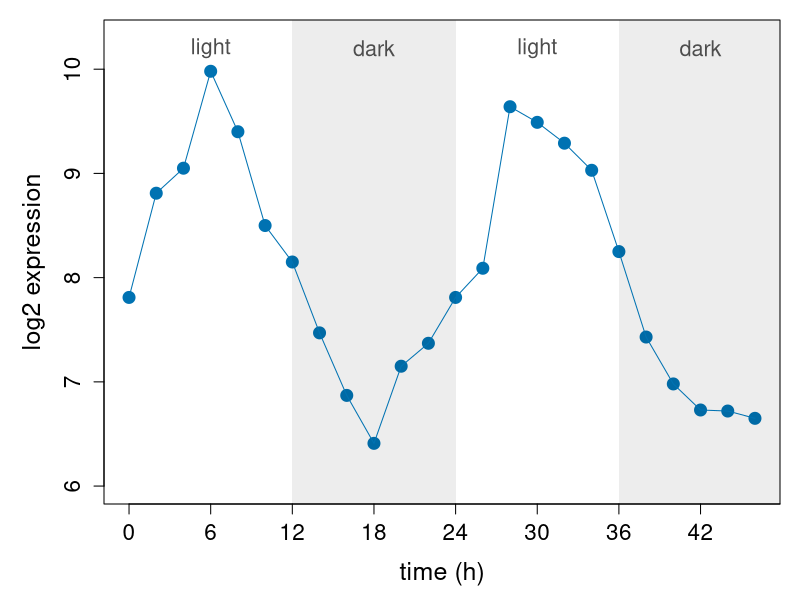
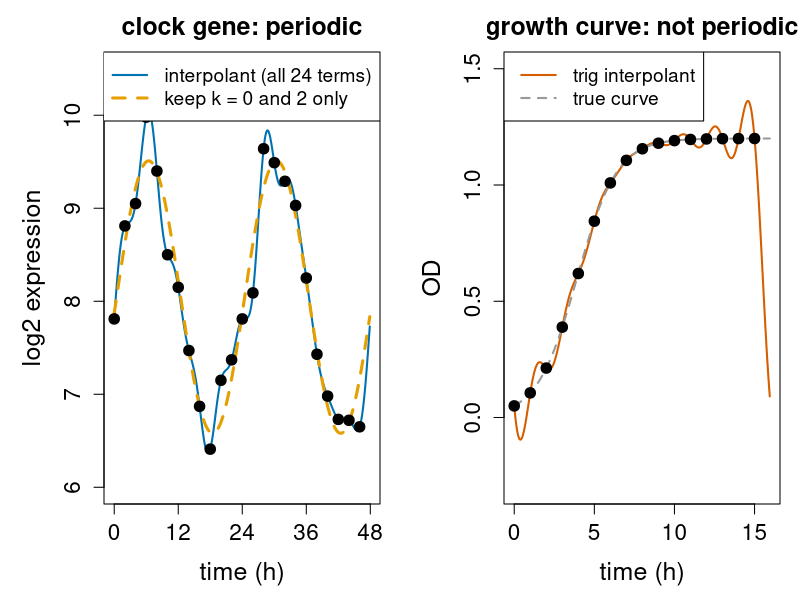
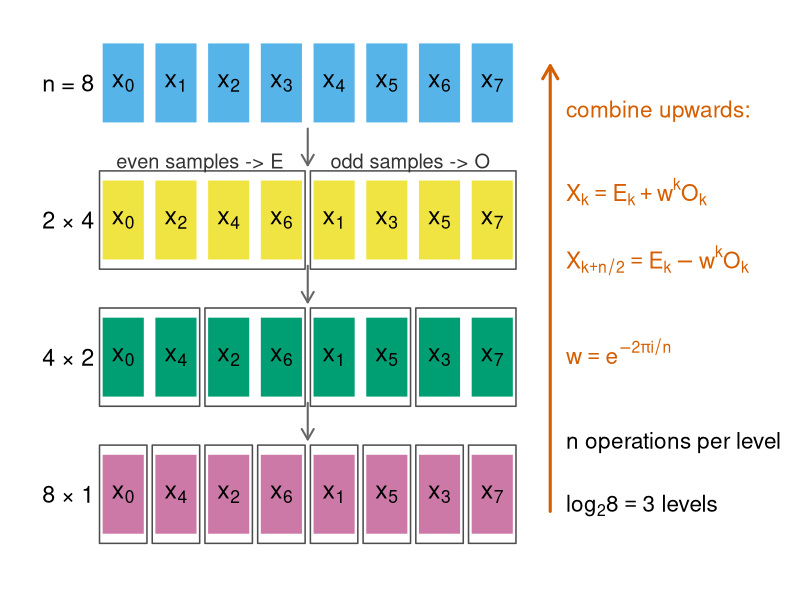
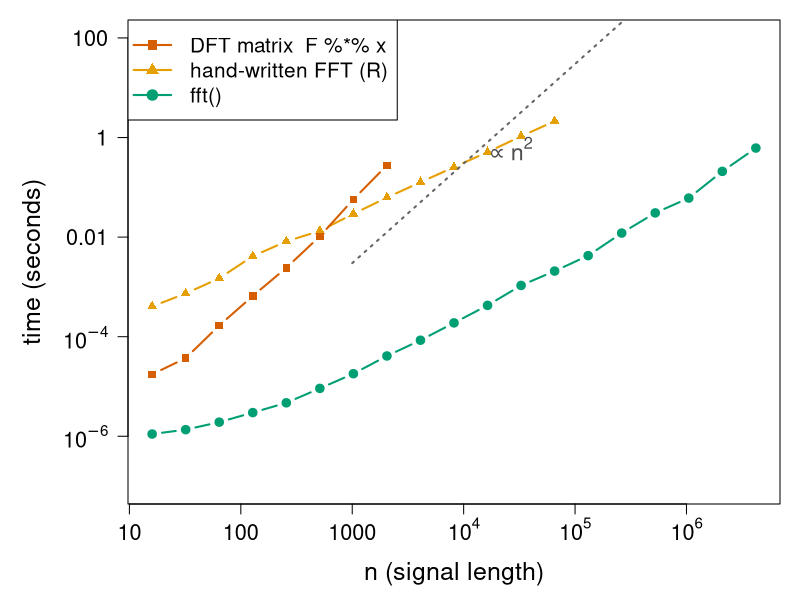
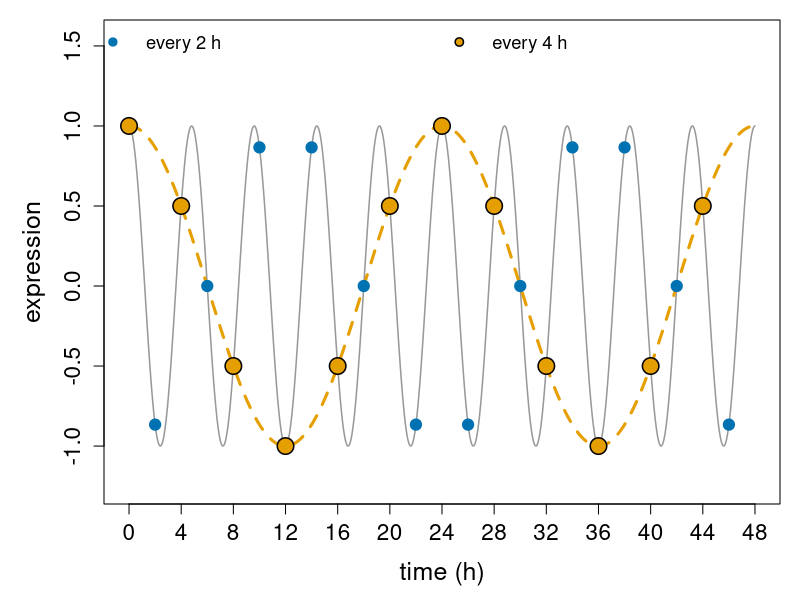
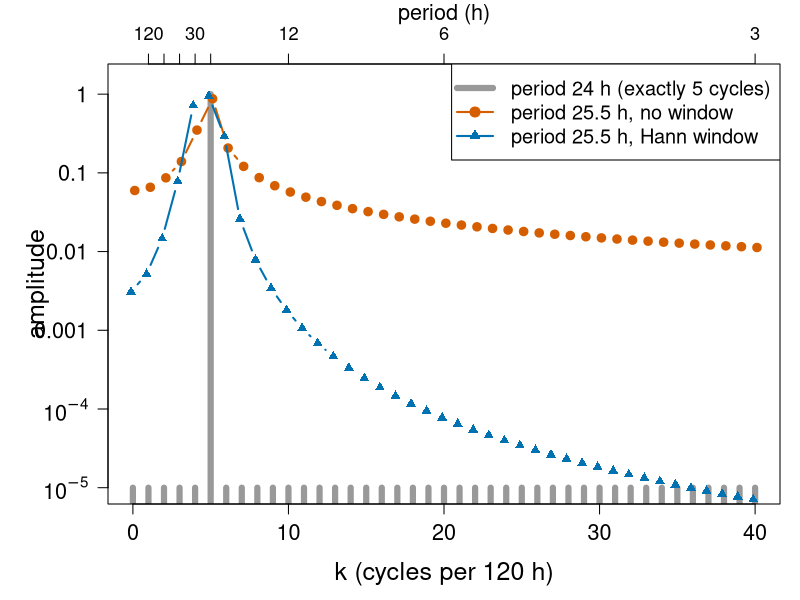
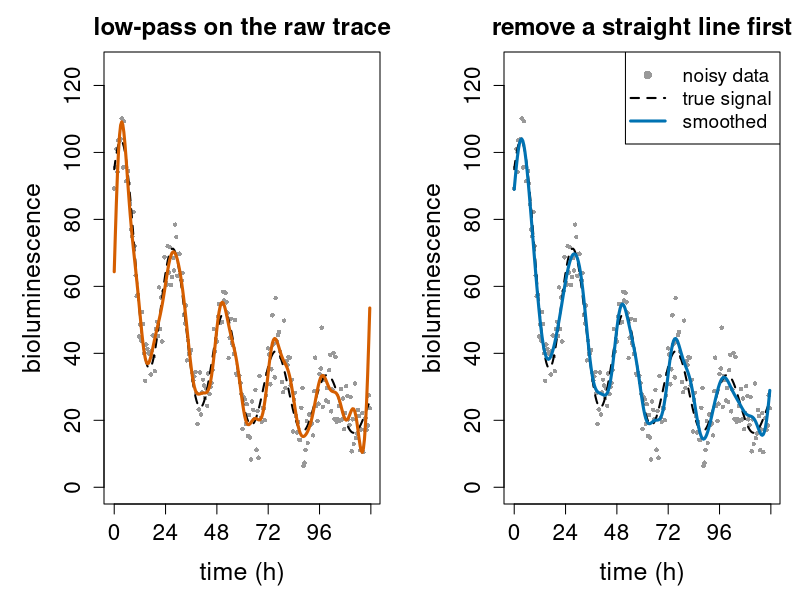
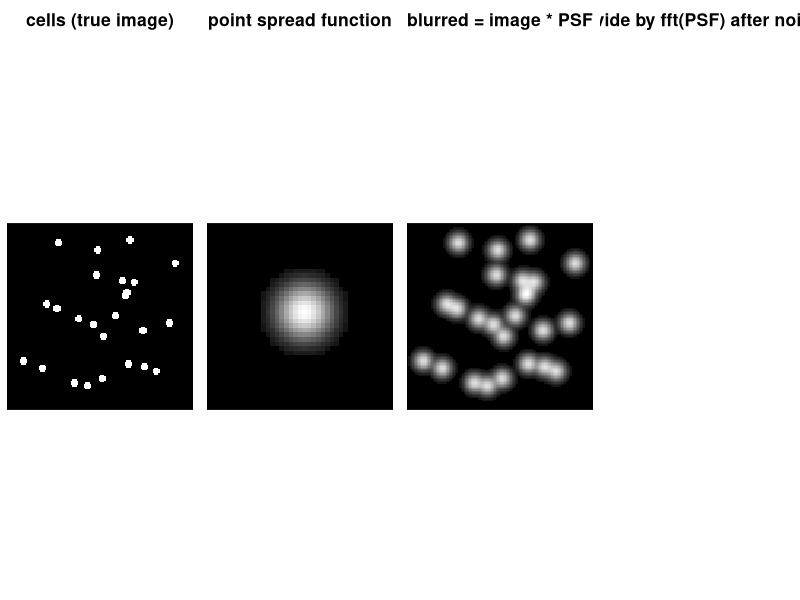

Reproduce these figures in R, in order.
# Figures for the fourier-fft/ unit ("Fourier series and the FFT").
#
# Re-run by hand from this folder (it is NOT run by `quarto render`):
#   cd fourier-fft && Rscript make-fourier-fft-figs.R
#
# Base R graphics only (grDevices::svg). Colours are Okabe-Ito
# (colour-blind safe). The timing figure (fig04) takes about a minute.
# Makes:
#   fig01-circadian-data.svg   a clock gene sampled every 2 h for 48 h
#   fig02-trig-interp.svg      trigonometric interpolant: periodic data vs a growth curve
#   fig03-fft-split.svg        the even/odd split of the FFT for n = 8
#   fig04-timing.svg           time of DFT matrix, hand-written FFT and fft() vs n
#   fig05-aliasing.svg         a 4.8-h rhythm sampled every 2 h and every 4 h
#   fig06-leakage.svg          spectrum of a 24-h and a 25.5-h rhythm, with/without Hann window
#   fig07-smoothing.svg        low-pass filtering a noisy luciferase trace, raw and detrended
#   fig08-blur.svg             image blur as convolution, and naive deconvolution

oi <- c(orange = "#E69F00", sky = "#56B4E9", green = "#009E73",
        yellow = "#F0E442", blue = "#0072B2", red = "#D55E00",
        purple = "#CC79A7", grey = "#999999")

## The running example: a clock-controlled gene, log2 expression, every 2 h for 48 h.
## Generated once with set.seed(1); 8 + 1.5 cos(2 pi (t - 6)/24) + N(0, 0.3^2), rounded.
x <- c(7.81, 8.81, 9.05, 9.98, 9.40, 8.50, 8.15, 7.47, 6.87, 6.41, 7.15, 7.37,
       7.81, 8.09, 9.64, 9.49, 9.29, 9.03, 8.25, 7.43, 6.98, 6.73, 6.72, 6.65)
t <- seq(0, 46, by = 2)

trig_interp <- function(x, T, tt) {
  n <- length(x); X <- fft(x) / n
  p <- Re(X[1]) + Re(X[n/2 + 1]) * cos(pi * n * tt / T)
  for (k in 1:(n/2 - 1))
    p <- p + 2 * Re(X[k + 1]) * cos(2 * pi * k * tt / T) -
             2 * Im(X[k + 1]) * sin(2 * pi * k * tt / T)
  p
}

## ---- fig01: the data -------------------------------------------------------
svg("fig01-circadian-data.svg", width = 11, height = 4.6)
par(mar = c(4.8, 5.2, 1, 1), cex.lab = 1.5, cex.axis = 1.35)
plot(t, x, pch = 19, col = oi["blue"], cex = 1.6, xaxt = "n",
     xlab = "time (h)", ylab = "log2 expression", ylim = c(6, 10.3))
axis(1, at = seq(0, 48, by = 6))
rect(c(12, 36), 5, c(24, 48), 11, col = "#00000012", border = NA)
lines(t, x, col = oi["blue"])
text(c(6, 18, 30, 42), 10.2, c("light", "dark", "light", "dark"), cex = 1.3,
     col = "grey30")
dev.off()

## ---- fig02: trig interpolation: periodic data vs non-periodic data ---------
tt <- seq(0, 47.9, by = 0.1)
p <- trig_interp(x, 48, tt)
X <- fft(x) / 24
fit2 <- Re(X[1]) + 2 * Re(X[3]) * cos(2 * pi * 2 * tt / 48) -
        2 * Im(X[3]) * sin(2 * pi * 2 * tt / 48)
## logistic growth curve (course running example) sampled every hour, 16 points
K <- 1.2; N0 <- 0.05; r <- 0.8
logis <- function(t) K / (1 + (K / N0 - 1) * exp(-r * t))
tg <- 0:15
og <- logis(tg)
ttg <- seq(0, 15.95, by = 0.05)
pg <- trig_interp(og, 16, ttg)

svg("fig02-trig-interp.svg", width = 13, height = 4.8)
par(mfrow = c(1, 2), mar = c(4.8, 5.2, 2.6, 1), cex.lab = 1.5, cex.axis = 1.35,
    cex.main = 1.5)
plot(tt, p, type = "l", lwd = 2, col = oi["blue"], xlab = "time (h)",
     ylab = "log2 expression", main = "clock gene: periodic", xaxt = "n",
     ylim = c(6, 10.5))
axis(1, at = seq(0, 48, by = 12))
lines(tt, fit2, lwd = 3, lty = 2, col = oi["orange"])
points(t, x, pch = 19, cex = 1.4)
legend("topright", c("interpolant (all 24 terms)", "keep k = 0 and 2 only"),
       col = oi[c("blue", "orange")], lwd = c(2, 3), lty = c(1, 2), cex = 1.15,
       bg = "white")
plot(ttg, pg, type = "l", lwd = 2, col = oi["red"], xlab = "time (h)",
     ylab = "OD", main = "growth curve: not periodic", ylim = c(-0.3, 1.5))
lines(ttg, logis(ttg), lwd = 2, lty = 2, col = oi["grey"])
points(tg, og, pch = 19, cex = 1.4)
legend("topleft", c("trig interpolant", "true curve"), col = oi[c("red", "grey")],
       lwd = 2, lty = c(1, 2), cex = 1.15, bg = "white")
dev.off()

## ---- fig03: even/odd split for n = 8 --------------------------------------
svg("fig03-fft-split.svg", width = 12, height = 5)
par(mar = c(0.5, 0.5, 0.5, 0.5))
plot(NA, xlim = c(-2.4, 25), ylim = c(-0.3, 4.4), axes = FALSE, xlab = "", ylab = "")
rows <- list(list(0:7), list(c(0, 2, 4, 6), c(1, 3, 5, 7)),
             list(c(0, 4), c(2, 6), c(1, 5), c(3, 7)),
             as.list(c(0, 4, 2, 6, 1, 5, 3, 7)))
yy <- c(3.6, 2.4, 1.2, 0)
gcol <- c(oi["sky"], oi["yellow"], oi["green"], oi["purple"])
for (lev in 1:4) {
  pos <- 0
  for (g in rows[[lev]]) {
    for (v in g) {
      rect(pos * 2, yy[lev], pos * 2 + 1.6, yy[lev] + 0.7, col = gcol[lev], border = "white")
      text(pos * 2 + 0.8, yy[lev] + 0.35, bquote(x[.(v)]), cex = 1.5)
      pos <- pos + 1
    }
  }
  if (lev > 1) {
    gs <- length(rows[[lev]][[1]])
    for (b in seq(0, 7, by = gs))
      rect(b * 2 - 0.1, yy[lev] - 0.08, b * 2 + 2 * gs - 0.3, yy[lev] + 0.78,
           border = "grey30", lwd = 1.5)
  }
}
for (lev in 1:3) arrows(7.8, yy[lev] - 0.05, 7.8, yy[lev + 1] + 0.83, length = 0.12,
                        lwd = 2, col = "grey40")
text(-0.3, yy + 0.35, c("n = 8", "2 × 4", "4 × 2", "8 × 1"), adj = 1, cex = 1.4)
text(c(3.7, 11.7), 3.25, c("even samples -> E", "odd samples -> O"), cex = 1.2,
     col = "grey20")
arrows(17, 0.2, 17, 4.1, length = 0.15, lwd = 3, col = oi["red"])
text(17.6, 3.7, "combine upwards:", adj = 0, cex = 1.35, col = oi["red"])
text(17.6, 3.0, expression(X[k] == E[k] + w^k * O[k]), adj = 0, cex = 1.35, col = oi["red"])
text(17.6, 2.4, expression(X[k + n/2] == E[k] - w^k * O[k]), adj = 0, cex = 1.35,
     col = oi["red"])
text(17.6, 1.6, expression(w == e^{-2 * pi * i / n}), adj = 0, cex = 1.35, col = oi["red"])
text(17.6, 0.8, "n operations per level", adj = 0, cex = 1.35)
text(17.6, 0.25, expression(log[2] * 8 == 3 ~ "levels"), adj = 0, cex = 1.35)
dev.off()

## ---- fig04: timing ---------------------------------------------------------
my_fft <- function(x) {
  n <- length(x)
  if (n == 1) return(x)
  E <- my_fft(x[seq(1, n, by = 2)])
  O <- my_fft(x[seq(2, n, by = 2)])
  w <- exp(-2i * pi * (0:(n/2 - 1)) / n)
  c(E + w * O, E - w * O)
}
timeit <- function(f, x, reps) {
  system.time(for (i in 1:reps) f(x))[["elapsed"]] / reps
}
set.seed(1)
nm <- 2^(4:11); nr <- 2^(4:16); nf <- 2^(4:22)
tm <- sapply(nm, function(n) {
  xx <- rnorm(n); j <- 0:(n - 1)
  reps <- max(1, round(2^14 / n))
  system.time(for (i in 1:reps) {
    F <- exp(-2i * pi * outer(j, j) / n); F %*% xx })[["elapsed"]] / reps
})
tr <- sapply(nr, function(n) timeit(my_fft, rnorm(n), max(1, round(2^15 / n))))
tf <- sapply(nf, function(n) timeit(fft, rnorm(n), max(1, round(2^22 / n))))
tm <- pmax(tm, 1e-6); tr <- pmax(tr, 1e-6); tf <- pmax(tf, 1e-7)

svg("fig04-timing.svg", width = 9.5, height = 6)
par(mar = c(4.8, 6.4, 1, 1), cex.lab = 1.5, cex.axis = 1.3, mgp = c(4.2, 1, 0))
plot(nf, tf, log = "xy", type = "b", pch = 19, col = oi["green"], lwd = 2,
     xlim = range(nf), ylim = c(1e-7, 100), xaxt = "n", yaxt = "n",
     xlab = "", ylab = "time (seconds)")
mtext("n (signal length)", 1, line = 3, cex = 1.5)
axis(1, mgp = c(3, 1, 0), at = 10^(1:6), labels = c("10", "100", "1000", expression(10^4),
                                  expression(10^5), expression(10^6)))
axis(2, at = 10^seq(-6, 2, by = 2), labels = c(expression(10^-6), expression(10^-4),
     "0.01", "1", "100"), las = 1)
lines(nr, tr, type = "b", pch = 17, col = oi["orange"], lwd = 2)
lines(nm, tm, type = "b", pch = 15, col = oi["red"], lwd = 2)
nn <- 10^seq(3, 6, length.out = 20)
lines(nn, 3e-9 * nn^2, lty = 3, col = "grey40", lwd = 2)
text(2.5e4, 3e-9 * 1e8 * 2, expression("" %prop% n^2), cex = 1.4, col = "grey30")
legend("topleft", c("DFT matrix  F %*% x", "hand-written FFT (R)", "fft()"),
       col = oi[c("red", "orange", "green")], pch = c(15, 17, 19), lwd = 2,
       cex = 1.25, bg = "white")
dev.off()

## ---- fig05: aliasing -------------------------------------------------------
tc <- seq(0, 48, by = 0.05)
f48 <- function(t) cos(2 * pi * t / 4.8)
svg("fig05-aliasing.svg", width = 12, height = 4.6)
par(mar = c(4.8, 5.2, 1, 1), cex.lab = 1.5, cex.axis = 1.35)
plot(tc, f48(tc), type = "l", col = oi["grey"], lwd = 1.5, xaxt = "n",
     xlab = "time (h)", ylab = "expression", ylim = c(-1.25, 1.55))
axis(1, at = seq(0, 48, by = 4))
lines(tc, cos(2 * pi * tc / 24), col = oi["orange"], lwd = 3, lty = 2)
points(seq(0, 46, by = 2), f48(seq(0, 46, by = 2)), pch = 19, col = oi["blue"], cex = 1.5)
points(seq(0, 44, by = 4), f48(seq(0, 44, by = 4)), pch = 21, bg = oi["orange"],
       cex = 2.2, lwd = 1.5)
legend("top", horiz = TRUE, c("true rhythm, period 4.8 h", "every 2 h", "every 4 h",
       "24-h cosine through the 4-h samples"),
       col = c(oi["grey"], oi["blue"], "black", oi["orange"]),
       pt.bg = c(NA, NA, oi["orange"], NA), pch = c(NA, 19, 21, NA),
       lty = c(1, NA, NA, 2), lwd = c(1.5, NA, 1.5, 3), cex = 1.1, bty = "n")
dev.off()

## ---- fig06: leakage and the Hann window -----------------------------------
tl <- seq(0, 119.5, by = 0.5); nl <- length(tl)
hann <- 0.5 - 0.5 * cos(2 * pi * (0:(nl - 1)) / nl)
spec <- function(y, w = rep(1, length(y))) 2 * Mod(fft(w * y))[1:41] / sum(w)
s24 <- spec(cos(2 * pi * tl / 24))
s25 <- spec(cos(2 * pi * tl / 25.5))
s25h <- spec(cos(2 * pi * tl / 25.5), hann)
kk <- 0:40
svg("fig06-leakage.svg", width = 11, height = 5)
par(mar = c(4.8, 5.4, 3.2, 1), cex.lab = 1.5, cex.axis = 1.3)
plot(kk, pmax(s24, 1e-5), log = "y", type = "h", lwd = 6, col = oi["grey"],
     ylim = c(1e-5, 1.5), yaxt = "n", xlab = "k (cycles per 120 h)",
     ylab = "amplitude")
axis(2, at = 10^(-5:0), labels = c(expression(10^-5), expression(10^-4), "0.001",
     "0.01", "0.1", "1"), las = 1)
axis(3, at = c(1, 2, 3, 4, 5, 10, 20, 40), labels = c(120, 60, 40, 30, 24, 12, 6, 3),
     cex.axis = 1.1)
mtext("period (h)", 3, line = 2, cex = 1.3)
lines(kk + 0.12, s25, type = "b", pch = 19, col = oi["red"], lwd = 2)
lines(kk - 0.12, s25h, type = "b", pch = 17, col = oi["blue"], lwd = 2)
legend("topright", c("period 24 h (exactly 5 cycles)", "period 25.5 h, no window",
       "period 25.5 h, Hann window"), col = oi[c("grey", "red", "blue")],
       lwd = c(6, 2, 2), pch = c(NA, 19, 17), cex = 1.2, bg = "white")
dev.off()

## ---- fig07: smoothing a noisy luciferase trace -----------------------------
set.seed(3)
ts <- seq(0, 119.5, by = 0.5); ns <- length(ts)
truth <- 20 + 60 * exp(-ts / 40) + 30 * exp(-ts / 80) * cos(2 * pi * (ts - 4) / 24)
y <- truth + rnorm(ns, sd = 6)
lowpass <- function(y, kmax) {
  n <- length(y); Y <- fft(y)
  k <- c(0:(n/2), -(n/2 - 1):-1)
  Y[abs(k) > kmax] <- 0
  Re(fft(Y, inverse = TRUE)) / n
}
s1 <- lowpass(y, 15)
fit <- lm(y ~ ts)
s2 <- lowpass(resid(fit), 15) + fitted(fit)
svg("fig07-smoothing.svg", width = 13, height = 4.8)
par(mfrow = c(1, 2), mar = c(4.8, 5.2, 2.6, 1), cex.lab = 1.5, cex.axis = 1.35,
    cex.main = 1.45)
for (i in 1:2) {
  plot(ts, y, pch = 16, cex = 0.6, col = oi["grey"], xlab = "time (h)",
       ylab = "bioluminescence", xaxt = "n", ylim = c(0, 125),
       main = c("low-pass on the raw trace", "remove a straight line first")[i])
  axis(1, at = seq(0, 120, by = 24))
  lines(ts, truth, lwd = 2, lty = 2)
  lines(ts, list(s1, s2)[[i]], lwd = 3, col = oi[c("red", "blue")[i]])
}
legend("topright", c("noisy data", "true signal", "smoothed"), pch = c(16, NA, NA),
       lty = c(NA, 2, 1), lwd = c(NA, 2, 3), col = c(oi["grey"], "black", oi["blue"]),
       cex = 1.15, bg = "white")
dev.off()

## ---- fig08: image blur as convolution -------------------------------------
set.seed(5)
N <- 128
img <- matrix(0, N, N)
cx <- sample(10:118, 25); cy <- sample(10:118, 25)
for (i in 1:25) {
  d <- outer(1:N - cx[i], 1:N - cy[i], function(a, b) sqrt(a^2 + b^2))
  img[d <= 2.5] <- 1
}
d0 <- outer(c(0:(N/2), -(N/2 - 1):-1), c(0:(N/2), -(N/2 - 1):-1),
            function(a, b) a^2 + b^2)
psf <- exp(-d0 / (2 * 3^2)); psf <- psf / sum(psf)       # Gaussian, sd 3 px, centred at [1,1]
H <- fft(psf)
blur <- Re(fft(fft(img) * H, inverse = TRUE)) / N^2
noisy <- blur + matrix(rnorm(N^2, sd = 0.01), N)
deconv <- Re(fft(fft(noisy) / H, inverse = TRUE)) / N^2
shift <- function(m) m[c((N/2 + 1):N, 1:(N/2)), c((N/2 + 1):N, 1:(N/2))]
gr <- gray.colors(256, start = 0, end = 1)
show <- function(m, main) {
  image(1:nrow(m), 1:ncol(m), m, col = gr, axes = FALSE, xlab = "", ylab = "", asp = 1,
        main = main, useRaster = TRUE)
}
svg("fig08-blur.svg", width = 14, height = 4.2)
par(mfrow = c(1, 4), mar = c(0.5, 0.5, 3, 0.5), cex.main = 1.6)
show(img, "cells (true image)")
show(shift(psf)[44:84, 44:84] / max(psf), "point spread function")
show(blur, "blurred = image * PSF")
show(pmin(pmax(deconv, -1), 2), "divide by fft(PSF) after noise")
dev.off()
